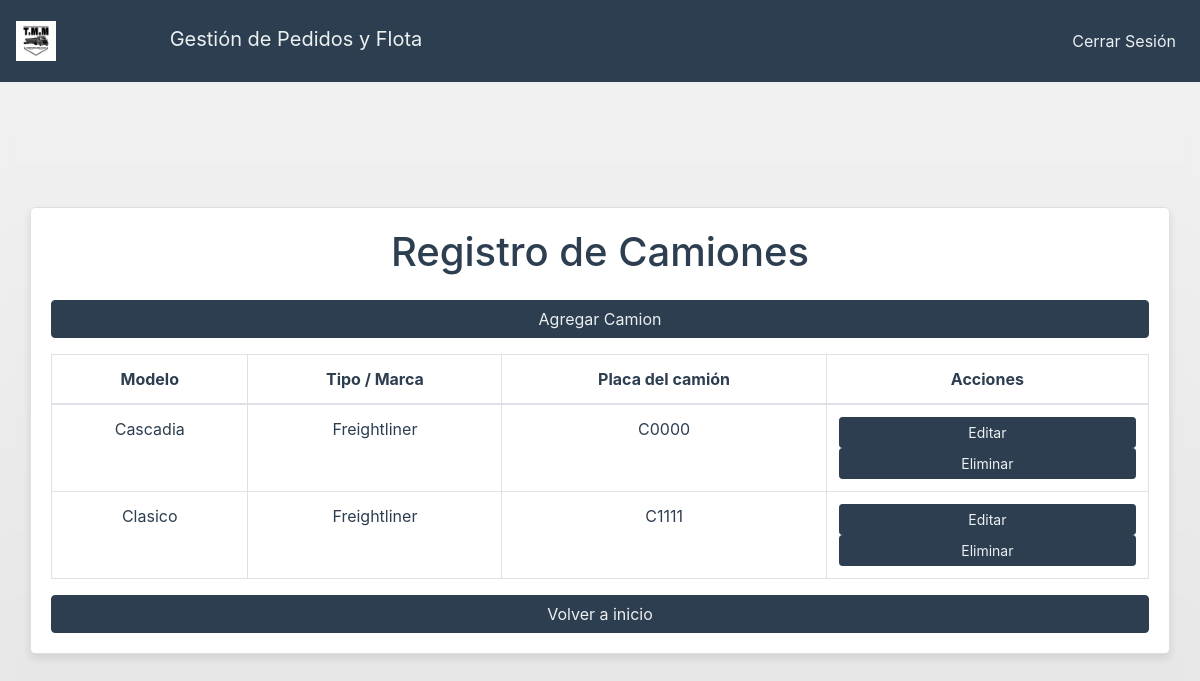
Page /crud_camion/ (signed in) on the committed database.
### prueba/models.py (models this page shows, shortened)
class Camion(models.Model):
    modelo = models.CharField(max_length=50)
    tipoMarca = models.CharField(max_length=50)
    placa = models.CharField(max_length=50)

### prueba/views.py (the view)
# urls.py: path('crud_camion/', views.crud_camion, name='crud_camion'),
@login_required
def crud_camion(request):
    camiones = Camion.objects.all()
    return render(request, 'crud_camion.html', {'camiones': camiones})

### prueba/templates/crud_camion.html (shortened to what this page needs)
<!DOCTYPE html>
<html lang="en">
<head>
    {% load static %}
    <link rel="stylesheet" type="text/css" href="{% static 'prueba/styles.css' %}">
    <link rel="stylesheet" href="https://stackpath.bootstrapcdn.com/bootstrap/4.5.2/css/bootstrap.min.css">
</head>
<body>
    <nav class="navbar navbar-expand-lg navbar-light w-100" style="position: fixed; top: 0; left: 0; right: 0; padding: 1rem; text-align: center;">
        <a class="navbar-brand" href="#">
            <img src="{% static 'prueba/logo.png'%}" width="40" height="40" alt="Logo">
            <span class="ml-2">Gestión de Pedidos y Flota</span>
        </a>
        <div class="collapse navbar-collapse">
            <ul class="navbar-nav ml-auto">
                <li class="nav-item">
                    <a class="nav-link" href="{% url 'logout' %}">Cerrar Sesión</a>
                </li>
            </ul>
        </div>
    </nav>
    <div class="container">
        <h1 class="mb-4">Registro de Camiones</h1>
        <div class="row mb-3">
            <div class="col">
                <button class="btn btn-primary" onclick="location.href='{% url 'agregar_camion' %}'">Agregar Camion</button>
            </div>
        </div>
        <table class="table table-bordered">
            <thead>
                <tr>
                    <th>Modelo</th>
                    <th>Tipo / Marca</th>
                    <th>Placa del camión</th>
                    <th>Acciones</th>
                </tr>
            </thead>
            <tbody>
                {% for camion in camiones %}
                <tr id="camion-{{ camion.id }}">
                    <td>{{ camion.modelo }}</td>
                    <td>{{ camion.tipoMarca }}</td>
                    <td>{{ camion.placa }}</td>
                    <td>
                        <button class="btn btn-success btn-sm" onclick="location.href='{% url 'editar_camion' camion.id %}'">Editar</button>
                        <button class="btn btn-danger btn-sm" onclick="eliminarCamion('{{ camion.id }}')">Eliminar</button>
                    </td>
                </tr>
                {% endfor %}
            </tbody>
        </table>
        <button type="button" class="btn btn-secondary" onclick="location.href='{% url 'home' %}'">Volver a inicio</button>
    </div>
</body>
</html>

### prueba/static/prueba/styles.css (style rules this page uses)
body { font-family: Arial, sans-serif; background-image: linear-gradient(to bottom, #f2f2f2, #e5e5e5); background-size: cover; background-repeat: no-repeat; background-attachment: fixed; height: 100vh; margin: 0; display: flex; justify-content: center; align-items: center; backdrop-filter: blur(5px); }
.container { background-color: rgba(255, 255, 255, 0.9); padding: 30px; border-radius: 8px; max-width: 600px; width: 100%; text-align: center; box-shadow: 0 0 10px rgba(0, 0, 0, 0.1); }
h1 { color: #333; margin-bottom: 30px; }
button { background-color: #007bff; color: white; padding: 15px; border: none; border-radius: 4px; cursor: pointer; font-size: 18px; margin-top: 10px; width: 100%; }
.navbar-brand img { margin-right: 100px; }

### prueba/templates/crud_camion.html (style rules this page uses)
:root { --primary-color: #2C3E50; --secondary-color: #18BC9C; --background-color: #ECF0F1; }
body { background-color: var(--background-color); color: var(--primary-color); }
.navbar { background-color: var(--primary-color) !important; }
.navbar-brand, .nav-link { color: var(--background-color) !important; }
.btn-primary, .btn-secondary, .btn-success, .btn-danger { background-color: var(--primary-color); border-color: var(--primary-color); color: var(--background-color); }
.container { background-color: #ffffff; border: 1px solid #e0e0e0; border-radius: 5px; padding: 20px; margin-top: 60px; box-shadow: 0 4px 8px rgba(0, 0, 0, 0.1); }
h1, .table th, .table td { color: var(--primary-color); }

### rows in the picture
Camion: modelo "Cascadia", tipoMarca "Freightliner", placa "C0000"
Camion: modelo "Clasico", tipoMarca "Freightliner", placa "C1111"
